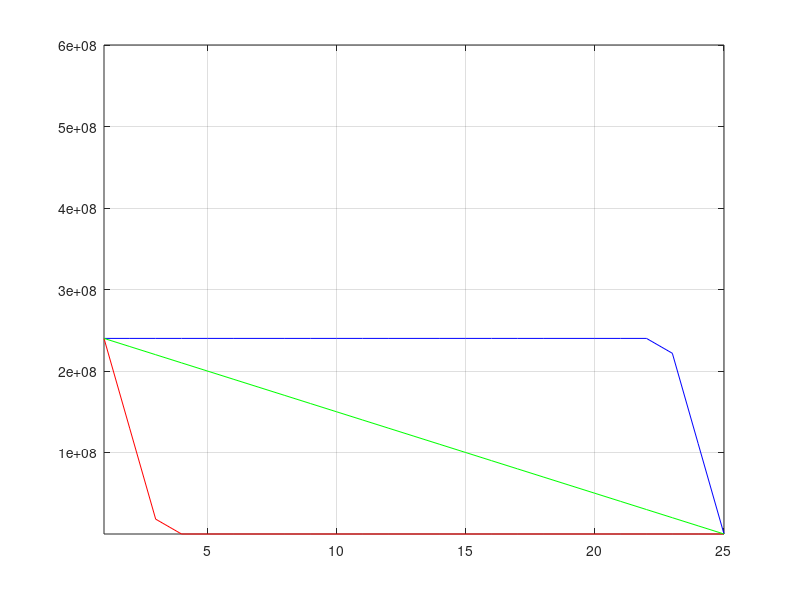

The MATLAB script that drew this image: (Note: this script raises an error after producing the figure.)
clc;
clear;
step=5000;
Volume_allot=2.4*10^8;
Load=[450 450 500 500 550 550 650 650 700 700 800 800 850 850 800 800 750 750 700 700 600 600 500 500  ];

Ph_max=700;
Q_max=(30*Ph_max+0.02*Ph_max*Ph_max);
Volume(25)=0;
Vmax(25)=0;
Vmin(25)=0;
for hour=24:-1:1 %%upper limit detection
    Vmax(hour)=Vmax(hour+1)+Q_max*60*60;
    if Vmax(hour)>Volume_allot
        Vmax(hour)=Volume_allot;
    end
end
Vmin(1)=Volume_allot;
for hour=2:1:24%%lower limit detect
    Vmin(hour)=Vmin(hour-1)-Q_max*60*60;
    if Vmin(hour)<0
        Vmin(hour)=0;
    end
end
Q_initial=(Volume_allot/24);
Volume(25)=0;
Volume_above(25)=0;
Volume_below(25)=0;
for hour=24:-1:1  %%avg/mid line detection
    Volume(hour)=Volume(hour+1)+Q_initial;
    Volume_below(hour)=Volume(hour)-step;
    Volume_above(hour)=Volume(hour)+step;
end
Volume_initial=Volume;
 hour=1:25;
 plot(hour,Vmax,'b',hour,Vmin,'r',hour,Volume,'g');
axis([1 25 1 600000000]);
 grid on;
%%
%%%combine thermal units into 1;
gen_data=[ 0.004 12.2 300 50 500
           0.0035 12.3 200 40 400
          ]; 
%%represent the given thermal unit by an equivalent unit
%Calculating values of lambda,there will be 2 lambda for each units%
     count=2*2; 
     lamda=zeros(count,1);
     power_fordifflamdas=zeros(count,1);
     j=1;
     a=1;
     while(j<=count)
         lamda(j)=2*gen_data(a,1)*gen_data(a,4)+gen_data(a,2);
         lamda(j+1)=2*gen_data(a,1)*gen_data(a,5)+gen_data(a,2);
         a=a+1;
         j=j+2;
     end
     a=1;
     while(a<=count)
     for j=1:1:2 
         powerofunit(j)=(lamda(a)-gen_data(j,2))/(2*gen_data(j,1));
         if  powerofunit(j)>gen_data(j,5)
              powerofunit(j)=gen_data(j,5);
         end
             if  powerofunit(j)<gen_data(j,4)
              powerofunit(j)=gen_data(j,4);
             end
             power_fordifflamdas(a)=power_fordifflamdas(a)+powerofunit(j);
     end
         a=a+1;
     end
     lamda=sort(lamda);
     power_fordifflamdas=sort(power_fordifflamdas);
     t=table(power_fordifflamdas,lamda);
     figure(1);
     plot(power_fordifflamdas,lamda);
     xlabel('Total Power');
     ylabel('System Lamda');
     grid on;
     %%
     %%%find initial G
    % G(1:24)=20;
for hour=1:1:24
    A=0.02; %%from given Q equation
    B=30;
    C=-Q_initial;
init_ph= (-B-sqrt(abs(B*B-4*A*C)))/(2*A); 
        a=0.0002;
            c=0.0004*init_ph*init_ph+Load(hour)-1.0006*init_ph;
            %used loss equation and basic power consumtion equation to find
            %the 2nd order eqn and using its root deriving formula to find
            %pt
            b=0.0003*init_ph-1.0005;%chg%chg
            ini_Ps(hour)=(-b-sqrt(abs(b*b-4*a*c)))/(2*a);
             PF_hydro__ini(hour)=1/(1-2*0.0004*init_ph+0.0003*ini_Ps(hour)-0.0006);
            PF_steam_ini(hour)=1/(1-2*0.0002*ini_Ps(hour)+0.0003*init_ph-0.0005);
           G(hour)=interp1(power_fordifflamdas,lamda,ini_Ps(hour))*(PF_steam_ini(hour)/PF_hydro__ini(hour));       
end
Power_hydro_old(1:24)=init_ph;
  %%
Q=zeros(3,3,24);
Ph=zeros(3,3,24);
Ps=zeros(3,3,24);
cost=zeros(3,3,24);
Ploss=zeros(3,3,24);
iteration=2000;
for loop_no=1:1:iteration
  for hour=24:-1:1
  if hour==24
      for state_ini=1:1:3
            if state_ini==1
                Volume_first=Volume_above;
            end
            if state_ini==2
                Volume_first=Volume;
            end
            if state_ini==3
                Volume_first=Volume_below;
            end
           state_fin=2;
            if state_fin==1
                Volume_second=Volume_above;
            end
            if state_fin==2
                Volume_second=Volume;
            end
            if state_fin==3
                Volume_second=Volume_below;
            end
            Q(state_ini,state_fin,hour)=(Volume_first(hour)-Volume_second(hour+1))/3600;
             %%%from Q equation
             
  
            C=-Q(state_ini,state_fin,hour); 
            A=0.02;B=30;
            Ph1=(-B+sqrt(abs(B*B-4*A*C)))/(2*A);
            Ph(state_ini,state_fin,hour)=Ph1; %got ph now need ps
             %used loss equation and basic power consumtion equation to find
            %the 2nd order eqn and using its root deriving formula to find
            %pt
            a=0.0002;
            c=0.0004*Ph(state_ini,state_fin,hour)*Ph(state_ini,state_fin,hour)+Load(hour)-1.0006*Ph(state_ini,state_fin,hour);%chang
            b=0.0003*Ph(state_ini,state_fin,hour)-1.0005;%chang
            Ps1=(-b-sqrt(abs(b*b-4*a*c)))/(2*a);
            Ps(state_ini,state_fin,hour)=Ps1;
            % ploss from quesstion 
            Ploss(state_ini,state_fin,hour)=0.0004*Ph(state_ini,state_fin,hour)*Ph(state_ini,state_fin,hour)+0.0002*Ps(state_ini,state_fin,hour)*Ps(state_ini,state_fin,hour)+0.0003*Ph(state_ini,state_fin,hour)*Ps(state_ini,state_fin,hour)-0.0006*Ph(state_ini,state_fin,hour);
            Max_cost(state_ini,hour)=G(hour)*Ph(state_ini,state_fin,hour);%chang  3 stage so 3 cost each hr
      end     
  end
  if hour>=2&&hour<=23
      for state_ini=1:1:3
            if state_ini==1
                Volume_first=Volume_above;
            end
            if state_ini==2
                Volume_first=Volume;
            end
            if state_ini==3
                Volume_first=Volume_below;
            end
           for state_fin=1:1:3
            if state_fin==1
                Volume_second=Volume_above;
            end
            if state_fin==2
                Volume_second=Volume;
            end
            if state_fin==3
                Volume_second=Volume_below;
            end
            Q(state_ini,state_fin,hour)=(Volume_first(hour)-Volume_second(hour+1))/3600;
              
              
                 C=-Q(state_ini,state_fin,hour);
            A=0.02;B=30;
            
            Ph1=(-B+sqrt(abs(B*B-4*A*C)))/(2*A);
            Ph(state_ini,state_fin,hour)=Ph1;
              
           %used loss equation and basic power consumtion equation to find
            %the 2nd order eqn and using its root deriving formula to find
            %pt
            a=0.0002;%chang
            c=0.0004*Ph(state_ini,state_fin,hour)*Ph(state_ini,state_fin,hour)+Load(hour)-1.0006*Ph(state_ini,state_fin,hour);%chang
            b=0.0003*Ph(state_ini,state_fin,hour)-1.0005;%
     
            Ps1=(-b-sqrt(abs(b*b-4*a*c)))/(2*a);
            Ps(state_ini,state_fin,hour)=Ps1;
            Ploss(state_ini,state_fin,hour)=0.0004*Ph(state_ini,state_fin,hour)*Ph(state_ini,state_fin,hour)+0.0002*Ps(state_ini,state_fin,hour)*Ps(state_ini,state_fin,hour)+0.0003*Ph(state_ini,state_fin,hour)*Ps(state_ini,state_fin,hour)-0.0006*Ph(state_ini,state_fin,hour);

            cost(state_ini,state_fin,hour)=G(hour)*Ph(state_ini,state_fin,hour)+Max_cost(state_fin,hour+1);
           end
           [Max_cost(state_ini,hour) Next_state(state_ini,hour)]=max(cost(state_ini,:,hour));
      end
  end
  if hour==1
      for state_fin=1:1:3
           if state_fin==1
                Volume_second=Volume_above;
            end
            if state_fin==2
                Volume_second=Volume;
            end
            if state_fin==3
                Volume_second=Volume_below;
            end
            Volume_first=Volume;
            Qist(hour,state_fin)=(Volume_first(hour)-Volume_second(hour+1))/3600;
            
             
            Cist=-Q(hour,state_fin); %chng
            Aist=0.02;Bist=30;%chng A=0.02;B=30;
            Ph1ist=(-Bist+sqrt(abs(Bist*Bist-4*Aist*Cist)))/(2*Aist);
            Phist(hour,state_fin)=Ph1ist;
            %used loss equation and basic power consumtion equation to find
            %the 2nd order eqn and using its root deriving formula to find
            %pt
            aist=0.0002;
            cist=0.0004*Phist(hour,state_fin)*Phist(hour,state_fin)+Load(hour)-1.0006*Phist(hour,state_fin);
            bist=0.0003*Phist(hour,state_fin)-1.0005;
            Ps1ist=(-bist-sqrt(abs(bist*bist-4*aist*cist)))/(2*aist);
            Psist(hour,state_fin)=Ps1ist;
            Plossist(hour,state_fin)=0.0004*Phist(hour,state_fin)*Phist(hour,state_fin)+0.0002*Psist(hour,state_fin)*Psist(hour,state_fin)+0.0003*Phist(hour,state_fin)*Psist(hour,state_fin)-0.0006*Phist(hour,state_fin);
            costist(hour,state_fin)=G(hour)*Phist(hour,state_fin)+Max_cost(state_fin,hour+1);
      end
  end
  end
[Value position]=max(costist);
new_state(1)=2;
new_state(2)=position;
new_state(25)=2;
for i=3:1:24
    new_state(i)=Next_state(new_state(i-1),i-1);
end
Power_hydro(1)=Phist(new_state(2));
Power_steam(1)=Psist(new_state(2));
Power_loss(1)=Plossist(new_state(2));
for i=2:1:23
    Power_hydro(i)=Ph(new_state(i),new_state(i+1),i);
    Power_steam(i)=Ps(new_state(i),new_state(i+1),i);
    Power_loss(i)=Ploss(new_state(i),new_state(i+1),i);
end
Power_hydro(24)=Ph(new_state(i),2,24);
Power_steam(24)=Ps(new_state(i),2,24);
Power_loss(24)=Ploss(new_state(i),2,24);
for hour=1:1:24
    
    PF_hydro(hour)=1/(1-2*0.0004*Power_hydro(hour)-0.0003*Power_steam(hour)-0.0006); % usinf d/dph *ploss
    PF_steam(hour)=1/(1-2*0.0002*Power_steam(hour)-0.0003*Power_hydro(hour)-0.0005);% usinf d/dps *ploss
    G(hour)=interp1(power_fordifflamdas,lamda,Power_steam(hour))*( PF_steam(hour)/PF_hydro(hour));
end
Volume(1)=Volume(1);
for hour=2:1:24
    if new_state(hour)==1
        Volume(hour)=Volume(hour)+step;
    end
    if new_state(hour)==2
        Volume(hour)=Volume(hour);
    end
    if new_state(hour)==3
        Volume(hour)=Volume(hour)-step;
    end
    Volume_above(hour)=Volume(hour)+step;
    Volume_below(hour)=Volume(hour)-step;
end
Volume(25)=0;
Volume_above(25)=0;
Volume_below(25)=0;
error=max(abs((Power_hydro-Power_hydro_old)));
end
hour=1:25;
figure(2);
plot(hour,Vmax,hour,Vmin,hour,Volume,hour,Volume_initial);
axis([1 25 1 700000000]);
xlabel('Hour');
ylabel('Volume');
legend('Upper Limit','Lower Limit','Voptimum','Vinitial');
grid on;
%%
%%%find indivudal power outputs
for hour=1:1:24
lamda_sys(hour)=interp1(power_fordifflamdas,lamda,Power_steam(hour));
P1(hour)=(lamda_sys(hour)-gen_data(1,2))/(2*gen_data(1,1));
P2(hour)=(lamda_sys(hour)-gen_data(2,2))/(2*gen_data(2,1));
 PF_hydro(hour)=1/(1-2*0.0004*Power_hydro(hour)-0.0003*Power_steam(hour)-0.0006);% usinf d/dph *ploss
    PF_steam(hour)=1/(1-2*0.0002*Power_steam(hour)-0.0003*Power_hydro(hour)-0.0005);% usinf d/dps *ploss
    

cost1(hour)=gen_data(1,1)*P1(hour)*P1(hour)+gen_data(1,2)*P1(hour)+gen_data(1,3);
cost2(hour)=gen_data(2,1)*P2(hour)*P2(hour)+gen_data(2,2)*P2(hour)+gen_data(2,3);

Total_cost(hour)=cost1(hour)+cost2(hour);

    Discharge(hour)=0.02*(Power_hydro(hour))*(Power_hydro(hour))+30*(Power_hydro(hour))*60*60;

if hour==1
    Volume_state(hour)=Volume_allot;
else   
Volume_state(hour)=Volume_state(hour-1)-Discharge(hour-1);
end
end


